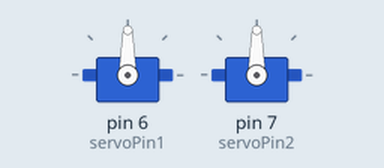
This sketch was run on a simulated Arduino Uno, built with avr-gcc and run on an emulated ATmega328P. On the bench: 2 × servo.

Above: at 0.05 s.
Timing chart, 0 to 4.6 s (numbered marks = the images above):
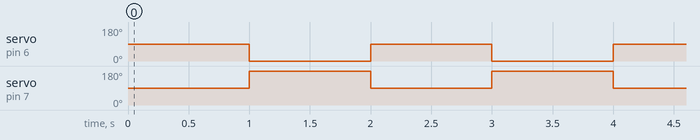

Measured:
- by itself, servo on pin 6 (servoPin1): alternates 90° for 1.0 s and 0° for 1.0 s
- by itself, servo on pin 7 (servoPin2): alternates 180° for 1.0 s and 90° for 1.0 s

The sketch:

ArmsTest.ino
```cpp
 #include <Servo.h>
const int servoPin1 = 6;
const int servoPin2 = 7;

Servo servo1;
Servo servo2;
//setup code
void setup() {
  // put your setup code here, to run once:
servo1.attach(servoPin1);
  servo2.attach(servoPin2);
}

void loop() {
  // put your main code here, to run repeatedly:
openBarrier(); // Start with arms up
delay(1000);
closeBarrier();
delay(1000);
}

void closeBarrier() {
  servo1.write(0);     // Left barrier down
  servo2.write(180);   // Right barrier down
}

void openBarrier() {
  servo1.write(90);    // Arms up
  servo2.write(90);
}
```
